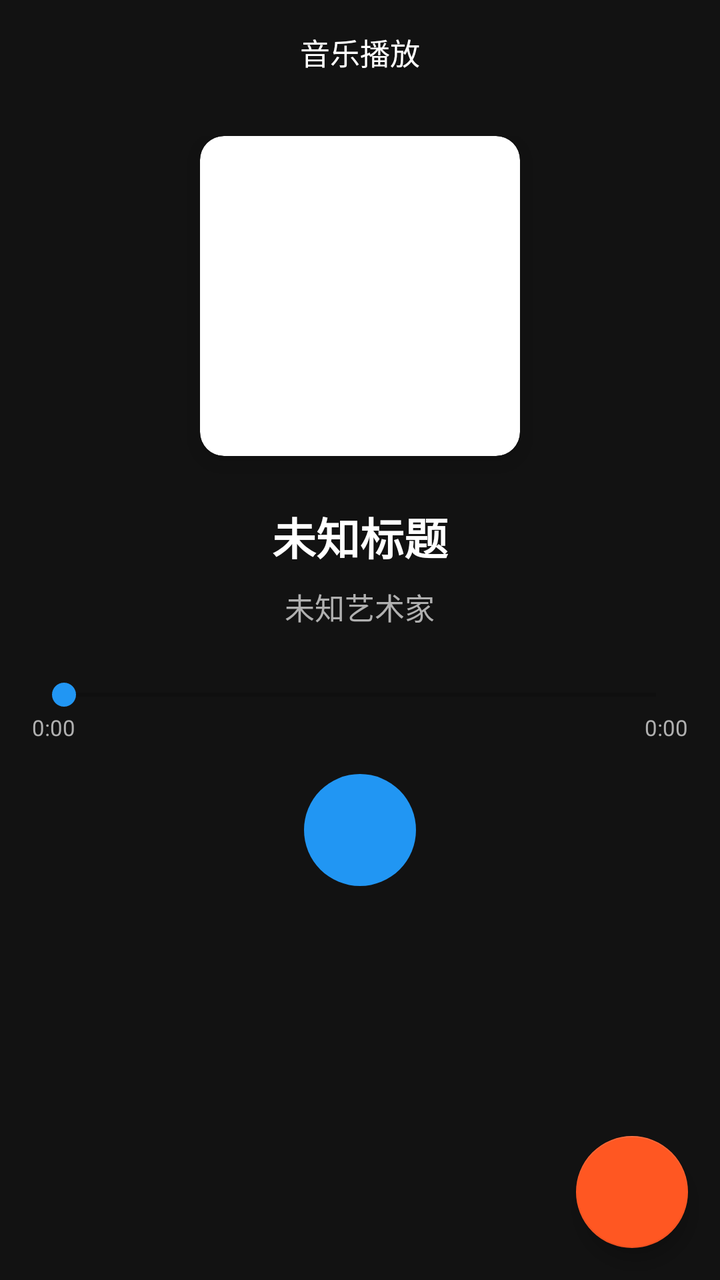
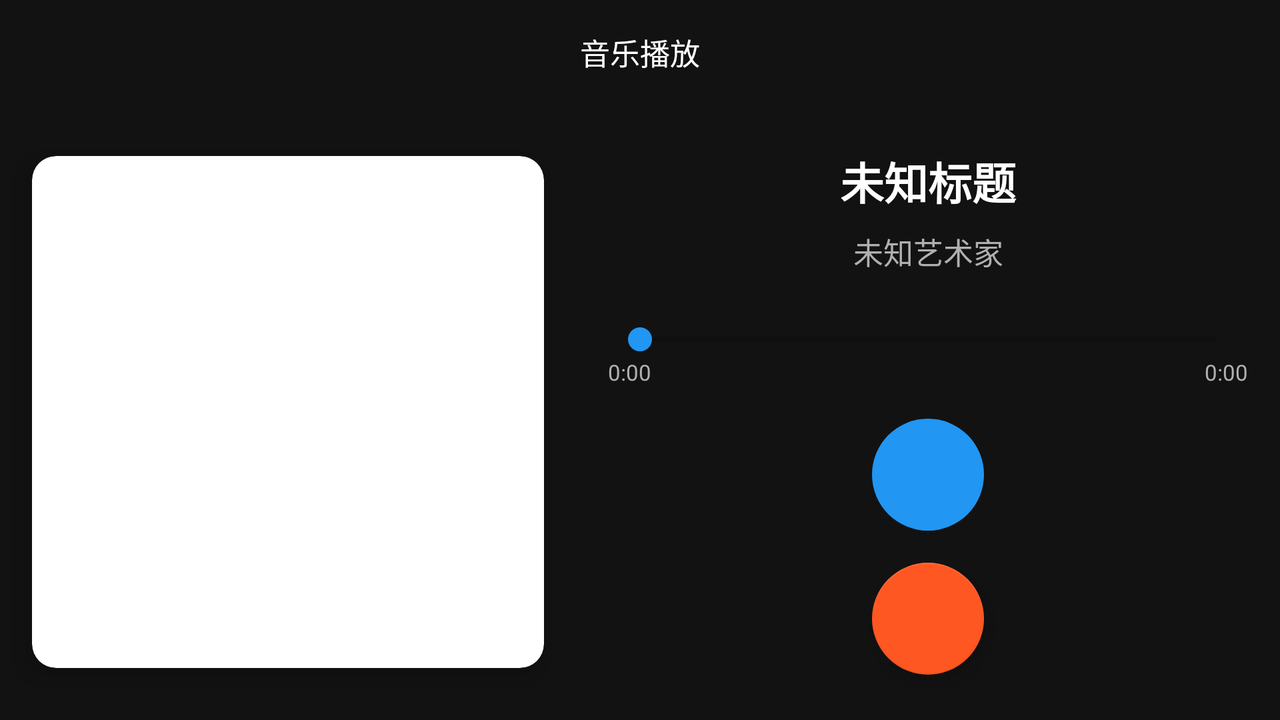

First picture: res/layout/ on a phone held upright. Second picture: the repository's own variant of that layout, on a device whose configuration matches the variant's folder. Source for both follows.
<!-- AndroidManifest.xml: application theme Theme.AutoHubLauncher -->
<!-- res/layout/activity_music.xml -->
<?xml version="1.0" encoding="utf-8"?>
<androidx.constraintlayout.widget.ConstraintLayout 
    xmlns:android="http://schemas.android.com/apk/res/android"
    xmlns:app="http://schemas.android.com/apk/res-auto"
    xmlns:tools="http://schemas.android.com/tools"
    android:id="@+id/rootLayout"
    android:layout_width="match_parent"
    android:layout_height="match_parent"
    android:background="@color/background_dark"
    tools:context=".MusicPlayerActivity">

    
    <LinearLayout
        android:id="@+id/toolbar"
        android:layout_width="0dp"
        android:layout_height="@dimen/toolbar_height"
        android:orientation="horizontal"
        android:gravity="center_vertical"
        android:paddingHorizontal="@dimen/spacing_md"
        app:layout_constraintTop_toTopOf="parent"
        app:layout_constraintStart_toStartOf="parent"
        app:layout_constraintEnd_toEndOf="parent">

        
        <ImageButton
            android:id="@+id/btnBack"
            android:layout_width="@dimen/icon_size_xl"
            android:layout_height="@dimen/icon_size_xl"
            android:src="@drawable/ic_hide"
            android:background="?attr/selectableItemBackgroundBorderless"
            android:contentDescription="@string/back"
            android:padding="@dimen/spacing_sm"/>

        
        <TextView
            android:layout_width="0dp"
            android:layout_height="wrap_content"
            android:layout_weight="1"
            android:text="@string/music_player"
            android:textSize="@dimen/text_size_lg"
            android:textColor="@color/text_on_primary"
            android:gravity="center"/>

        
        <ImageButton
            android:id="@+id/btnMore"
            android:layout_width="@dimen/icon_size_xl"
            android:layout_height="@dimen/icon_size_xl"
            android:src="@drawable/ic_notification"
            android:background="?attr/selectableItemBackgroundBorderless"
            android:contentDescription="@string/settings"
            android:padding="@dimen/spacing_sm"/>
    </LinearLayout>

    
    <LinearLayout
        android:layout_width="0dp"
        android:layout_height="0dp"
        android:orientation="vertical"
        android:gravity="center_horizontal"
        android:padding="@dimen/spacing_lg"
        app:layout_constraintTop_toBottomOf="@id/toolbar"
        app:layout_constraintBottom_toBottomOf="parent"
        app:layout_constraintStart_toStartOf="parent"
        app:layout_constraintEnd_toEndOf="parent">

        
        <com.google.android.material.card.MaterialCardView
            android:layout_width="@dimen/album_art_size"
            android:layout_height="@dimen/album_art_size"
            app:cardCornerRadius="@dimen/corner_radius_lg"
            app:cardElevation="8dp">

            <ImageView
                android:id="@+id/ivAlbumArt"
                android:layout_width="match_parent"
                android:layout_height="match_parent"
                android:scaleType="centerCrop"
                android:src="@drawable/ic_music"
                android:contentDescription="@string/music_player"/>
        </com.google.android.material.card.MaterialCardView>

        
        <TextView
            android:id="@+id/tvTitle"
            android:layout_width="wrap_content"
            android:layout_height="wrap_content"
            android:text="@string/unknown_title"
            android:textSize="@dimen/text_size_xxl"
            android:textColor="@color/text_primary_dark"
            android:textStyle="bold"
            android:maxLines="1"
            android:ellipsize="marquee"
            android:marqueeRepeatLimit="marquee_forever"
            android:singleLine="true"
            android:layout_marginTop="@dimen/spacing_xl"/>

        <TextView
            android:id="@+id/tvArtist"
            android:layout_width="wrap_content"
            android:layout_height="wrap_content"
            android:text="@string/unknown_artist"
            android:textSize="@dimen/text_size_lg"
            android:textColor="@color/text_secondary_dark"
            android:maxLines="1"
            android:ellipsize="end"
            android:layout_marginTop="@dimen/spacing_sm"/>

        
        <LinearLayout
            android:layout_width="match_parent"
            android:layout_height="wrap_content"
            android:orientation="vertical"
            android:layout_marginTop="@dimen/spacing_xl">

            
            <SeekBar
                android:id="@+id/seekBar"
                android:layout_width="match_parent"
                android:layout_height="wrap_content"
                android:progressTint="@color/primary"
                android:thumbTint="@color/primary"/>

            
            <LinearLayout
                android:layout_width="match_parent"
                android:layout_height="wrap_content"
                android:orientation="horizontal">

                <TextView
                    android:id="@+id/tvCurrentTime"
                    android:layout_width="wrap_content"
                    android:layout_height="wrap_content"
                    android:text="0:00"
                    android:textSize="@dimen/text_size_sm"
                    android:textColor="@color/text_secondary_dark"/>

                <View
                    android:layout_width="0dp"
                    android:layout_height="1dp"
                    android:layout_weight="1"/>

                <TextView
                    android:id="@+id/tvTotalTime"
                    android:layout_width="wrap_content"
                    android:layout_height="wrap_content"
                    android:text="0:00"
                    android:textSize="@dimen/text_size_sm"
                    android:textColor="@color/text_secondary_dark"/>
            </LinearLayout>
        </LinearLayout>

        
        <LinearLayout
            android:layout_width="wrap_content"
            android:layout_height="wrap_content"
            android:orientation="horizontal"
            android:gravity="center_vertical"
            android:layout_marginTop="@dimen/spacing_lg">

            
            <ImageButton
                android:id="@+id/btnShuffle"
                android:layout_width="@dimen/player_control_size"
                android:layout_height="@dimen/player_control_size"
                android:src="@drawable/ic_notification"
                android:background="?attr/selectableItemBackgroundBorderless"
                android:contentDescription="@string/shuffle"
                android:padding="@dimen/spacing_sm"/>

            
            <ImageButton
                android:id="@+id/btnPrevious"
                android:layout_width="@dimen/player_control_size"
                android:layout_height="@dimen/player_control_size"
                android:src="@drawable/ic_previous"
                android:background="?attr/selectableItemBackgroundBorderless"
                android:contentDescription="@string/previous"
                android:padding="@dimen/spacing_sm"
                android:layout_marginStart="@dimen/spacing_md"/>

            
            <ImageButton
                android:id="@+id/btnPlayPause"
                android:layout_width="@dimen/player_control_size_large"
                android:layout_height="@dimen/player_control_size_large"
                android:src="@drawable/ic_play"
                android:background="@drawable/bg_floating_ball"
                android:contentDescription="@string/play"
                android:padding="@dimen/spacing_md"
                android:layout_marginHorizontal="@dimen/spacing_lg"/>

            
            <ImageButton
                android:id="@+id/btnNext"
                android:layout_width="@dimen/player_control_size"
                android:layout_height="@dimen/player_control_size"
                android:src="@drawable/ic_next"
                android:background="?attr/selectableItemBackgroundBorderless"
                android:contentDescription="@string/next"
                android:padding="@dimen/spacing_sm"
                android:layout_marginEnd="@dimen/spacing_md"/>

            
            <ImageButton
                android:id="@+id/btnRepeat"
                android:layout_width="@dimen/player_control_size"
                android:layout_height="@dimen/player_control_size"
                android:src="@drawable/ic_notification"
                android:background="?attr/selectableItemBackgroundBorderless"
                android:contentDescription="@string/repeat"
                android:padding="@dimen/spacing_sm"/>
        </LinearLayout>

    </LinearLayout>

    
    <com.google.android.material.floatingactionbutton.FloatingActionButton
        android:id="@+id/fabPlaylist"
        android:layout_width="wrap_content"
        android:layout_height="wrap_content"
        android:src="@drawable/ic_notification"
        android:contentDescription="@string/navigation"
        android:layout_margin="@dimen/spacing_lg"
        app:layout_constraintBottom_toBottomOf="parent"
        app:layout_constraintEnd_toEndOf="parent"/>

</androidx.constraintlayout.widget.ConstraintLayout>
<!-- resources referenced by this layout -->
<resources>
  <color name="background_dark">#121212</color>
  <color name="primary">#2196F3</color>
  <color name="text_on_primary">#FFFFFF</color>
  <color name="text_primary_dark">#FFFFFF</color>
  <color name="text_secondary_dark">#B0B0B0</color>
  <!-- from res/values-sw360dp/ -->
  <dimen name="album_art_size">160dp</dimen>
  <!-- from res/values-sw360dp/ -->
  <dimen name="corner_radius_lg">12dp</dimen>
  <!-- from res/values-sw360dp/ -->
  <dimen name="icon_size_xl">44dp</dimen>
  <!-- from res/values-sw360dp/ -->
  <dimen name="player_control_size">44dp</dimen>
  <!-- from res/values-sw360dp/ -->
  <dimen name="player_control_size_large">56dp</dimen>
  <!-- from res/values-sw360dp/ -->
  <dimen name="spacing_lg">16dp</dimen>
  <!-- from res/values-sw360dp/ -->
  <dimen name="spacing_md">12dp</dimen>
  <!-- from res/values-sw360dp/ -->
  <dimen name="spacing_sm">8dp</dimen>
  <!-- from res/values-sw360dp/ -->
  <dimen name="spacing_xl">24dp</dimen>
  <!-- from res/values-sw360dp/ -->
  <dimen name="text_size_lg">15sp</dimen>
  <!-- from res/values-sw360dp/ -->
  <dimen name="text_size_sm">11sp</dimen>
  <!-- from res/values-sw360dp/ -->
  <dimen name="text_size_xxl">22sp</dimen>
  <!-- from res/values-sw360dp/ -->
  <dimen name="toolbar_height">52dp</dimen>
  <!-- drawable bg_floating_ball (drawable) -->
  <?xml version="1.0" encoding="utf-8"?>
  <shape xmlns:android="http://schemas.android.com/apk/res/android"
      android:shape="oval">
      <solid android:color="@color/primary"/>
      <size
          android:width="@dimen/floating_ball_size"
          android:height="@dimen/floating_ball_size"/>
  </shape>
  <!-- drawable ic_music (drawable) -->
  <?xml version="1.0" encoding="utf-8"?>
  <vector xmlns:android="http://schemas.android.com/apk/res/android"
      android:width="24dp"
      android:height="24dp"
      android:viewportWidth="24"
      android:viewportHeight="24">
      <path
          android:fillColor="#FFFFFF"
          android:pathData="M12,3v10.55c-0.59,-0.34 -1.27,-0.55 -2,-0.55c-2.21,0 -4,1.79 -4,4s1.79,4 4,4s4,-1.79 4,-4V7h4V3h-6z"/>
  </vector>
  <string name="back">返回</string>
  <string name="music_player">音乐播放</string>
  <string name="navigation">导航</string>
  <string name="next">下一首</string>
  <string name="play">播放</string>
  <string name="previous">上一首</string>
  <string name="repeat">循环播放</string>
  <string name="settings">设置</string>
  <string name="shuffle">随机播放</string>
  <string name="unknown_artist">未知艺术家</string>
  <string name="unknown_title">未知标题</string>
  <!-- from res/values-sw360dp/ -->
  <dimen name="floating_ball_size">44dp</dimen>
  <color name="primary_dark">#1976D2</color>
  <color name="accent">#FF5722</color>
  <color name="accent_dark">#E64A19</color>
  <color name="background">#FFFFFF</color>
  <color name="surface">#FFFFFF</color>
  <color name="text_primary">#212121</color>
  <!-- some entries are left out for length -->
</resources>
<!-- res/layout-land/activity_music.xml (the repository's variant of the layout above) -->
<!-- drawn on the phone turned sideways -->
<?xml version="1.0" encoding="utf-8"?>
<androidx.constraintlayout.widget.ConstraintLayout 
    xmlns:android="http://schemas.android.com/apk/res/android"
    xmlns:app="http://schemas.android.com/apk/res-auto"
    xmlns:tools="http://schemas.android.com/tools"
    android:id="@+id/rootLayout"
    android:layout_width="match_parent"
    android:layout_height="match_parent"
    android:background="@color/background_dark"
    tools:context=".MusicPlayerActivity">

    
    <LinearLayout
        android:id="@+id/toolbar"
        android:layout_width="0dp"
        android:layout_height="@dimen/toolbar_height"
        android:orientation="horizontal"
        android:gravity="center_vertical"
        android:paddingHorizontal="@dimen/spacing_lg"
        app:layout_constraintTop_toTopOf="parent"
        app:layout_constraintStart_toStartOf="parent"
        app:layout_constraintEnd_toEndOf="parent">

        
        <ImageButton
            android:id="@+id/btnBack"
            android:layout_width="@dimen/icon_size_xl"
            android:layout_height="@dimen/icon_size_xl"
            android:src="@drawable/ic_hide"
            android:background="?attr/selectableItemBackgroundBorderless"
            android:contentDescription="@string/back"
            android:padding="@dimen/spacing_sm"/>

        
        <TextView
            android:layout_width="0dp"
            android:layout_height="wrap_content"
            android:layout_weight="1"
            android:text="@string/music_player"
            android:textSize="@dimen/text_size_lg"
            android:textColor="@color/text_on_primary"
            android:gravity="center"/>

        
        <ImageButton
            android:id="@+id/btnMore"
            android:layout_width="@dimen/icon_size_xl"
            android:layout_height="@dimen/icon_size_xl"
            android:src="@drawable/ic_notification"
            android:background="?attr/selectableItemBackgroundBorderless"
            android:contentDescription="@string/settings"
            android:padding="@dimen/spacing_sm"/>
    </LinearLayout>

    
    <com.google.android.material.card.MaterialCardView
        android:id="@+id/albumCard"
        android:layout_width="0dp"
        android:layout_height="0dp"
        app:cardCornerRadius="@dimen/corner_radius_lg"
        app:cardElevation="8dp"
        android:layout_margin="@dimen/spacing_lg"
        app:layout_constraintTop_toBottomOf="@id/toolbar"
        app:layout_constraintBottom_toBottomOf="parent"
        app:layout_constraintStart_toStartOf="parent"
        app:layout_constraintEnd_toStartOf="@id/guideline"
        app:layout_constraintDimensionRatio="1:1"
        app:layout_constraintVertical_bias="0.5">

        <ImageView
            android:id="@+id/ivAlbumArt"
            android:layout_width="match_parent"
            android:layout_height="match_parent"
            android:scaleType="centerCrop"
            android:src="@drawable/ic_music"
            android:contentDescription="@string/music_player"/>
    </com.google.android.material.card.MaterialCardView>

    
    <androidx.constraintlayout.widget.Guideline
        android:id="@+id/guideline"
        android:layout_width="wrap_content"
        android:layout_height="wrap_content"
        android:orientation="vertical"
        app:layout_constraintGuide_percent="0.45"/>

    
    <LinearLayout
        android:layout_width="0dp"
        android:layout_height="0dp"
        android:orientation="vertical"
        android:gravity="center"
        android:padding="@dimen/spacing_lg"
        app:layout_constraintTop_toBottomOf="@id/toolbar"
        app:layout_constraintBottom_toBottomOf="parent"
        app:layout_constraintStart_toEndOf="@id/guideline"
        app:layout_constraintEnd_toEndOf="parent">

        
        <TextView
            android:id="@+id/tvTitle"
            android:layout_width="match_parent"
            android:layout_height="wrap_content"
            android:text="@string/unknown_title"
            android:textSize="@dimen/text_size_xxl"
            android:textColor="@color/text_primary_dark"
            android:textStyle="bold"
            android:maxLines="2"
            android:ellipsize="marquee"
            android:marqueeRepeatLimit="marquee_forever"
            android:gravity="center"/>

        <TextView
            android:id="@+id/tvArtist"
            android:layout_width="match_parent"
            android:layout_height="wrap_content"
            android:text="@string/unknown_artist"
            android:textSize="@dimen/text_size_lg"
            android:textColor="@color/text_secondary_dark"
            android:maxLines="1"
            android:ellipsize="end"
            android:gravity="center"
            android:layout_marginTop="@dimen/spacing_sm"/>

        
        <LinearLayout
            android:layout_width="match_parent"
            android:layout_height="wrap_content"
            android:orientation="vertical"
            android:layout_marginTop="@dimen/spacing_xl">

            
            <SeekBar
                android:id="@+id/seekBar"
                android:layout_width="match_parent"
                android:layout_height="wrap_content"
                android:progressTint="@color/primary"
                android:thumbTint="@color/primary"/>

            
            <LinearLayout
                android:layout_width="match_parent"
                android:layout_height="wrap_content"
                android:orientation="horizontal">

                <TextView
                    android:id="@+id/tvCurrentTime"
                    android:layout_width="wrap_content"
                    android:layout_height="wrap_content"
                    android:text="0:00"
                    android:textSize="@dimen/text_size_sm"
                    android:textColor="@color/text_secondary_dark"/>

                <View
                    android:layout_width="0dp"
                    android:layout_height="1dp"
                    android:layout_weight="1"/>

                <TextView
                    android:id="@+id/tvTotalTime"
                    android:layout_width="wrap_content"
                    android:layout_height="wrap_content"
                    android:text="0:00"
                    android:textSize="@dimen/text_size_sm"
                    android:textColor="@color/text_secondary_dark"/>
            </LinearLayout>
        </LinearLayout>

        
        <LinearLayout
            android:layout_width="wrap_content"
            android:layout_height="wrap_content"
            android:orientation="horizontal"
            android:gravity="center_vertical"
            android:layout_marginTop="@dimen/spacing_lg">

            
            <ImageButton
                android:id="@+id/btnShuffle"
                android:layout_width="@dimen/player_control_size"
                android:layout_height="@dimen/player_control_size"
                android:src="@drawable/ic_notification"
                android:background="?attr/selectableItemBackgroundBorderless"
                android:contentDescription="@string/shuffle"
                android:padding="@dimen/spacing_sm"/>

            
            <ImageButton
                android:id="@+id/btnPrevious"
                android:layout_width="@dimen/player_control_size"
                android:layout_height="@dimen/player_control_size"
                android:src="@drawable/ic_previous"
                android:background="?attr/selectableItemBackgroundBorderless"
                android:contentDescription="@string/previous"
                android:padding="@dimen/spacing_sm"
                android:layout_marginStart="@dimen/spacing_md"/>

            
            <ImageButton
                android:id="@+id/btnPlayPause"
                android:layout_width="@dimen/player_control_size_large"
                android:layout_height="@dimen/player_control_size_large"
                android:src="@drawable/ic_play"
                android:background="@drawable/bg_floating_ball"
                android:contentDescription="@string/play"
                android:padding="@dimen/spacing_md"
                android:layout_marginHorizontal="@dimen/spacing_lg"/>

            
            <ImageButton
                android:id="@+id/btnNext"
                android:layout_width="@dimen/player_control_size"
                android:layout_height="@dimen/player_control_size"
                android:src="@drawable/ic_next"
                android:background="?attr/selectableItemBackgroundBorderless"
                android:contentDescription="@string/next"
                android:padding="@dimen/spacing_sm"
                android:layout_marginEnd="@dimen/spacing_md"/>

            
            <ImageButton
                android:id="@+id/btnRepeat"
                android:layout_width="@dimen/player_control_size"
                android:layout_height="@dimen/player_control_size"
                android:src="@drawable/ic_notification"
                android:background="?attr/selectableItemBackgroundBorderless"
                android:contentDescription="@string/repeat"
                android:padding="@dimen/spacing_sm"/>
        </LinearLayout>

        
        <com.google.android.material.floatingactionbutton.FloatingActionButton
            android:id="@+id/fabPlaylist"
            android:layout_width="wrap_content"
            android:layout_height="wrap_content"
            android:src="@drawable/ic_notification"
            android:contentDescription="@string/navigation"
            android:layout_marginTop="@dimen/spacing_lg"/>

    </LinearLayout>

</androidx.constraintlayout.widget.ConstraintLayout>
<!-- resources referenced by the variant -->
<!-- as the phone turned sideways resolves them -->
<resources>
  <color name="background_dark">#121212</color>
  <color name="primary">#2196F3</color>
  <color name="text_on_primary">#FFFFFF</color>
  <color name="text_primary_dark">#FFFFFF</color>
  <color name="text_secondary_dark">#B0B0B0</color>
  <!-- from res/values-sw360dp/ -->
  <dimen name="corner_radius_lg">12dp</dimen>
  <!-- from res/values-sw360dp/ -->
  <dimen name="icon_size_xl">44dp</dimen>
  <!-- from res/values-sw360dp/ -->
  <dimen name="player_control_size">44dp</dimen>
  <!-- from res/values-sw360dp/ -->
  <dimen name="player_control_size_large">56dp</dimen>
  <!-- from res/values-sw360dp/ -->
  <dimen name="spacing_lg">16dp</dimen>
  <!-- from res/values-sw360dp/ -->
  <dimen name="spacing_md">12dp</dimen>
  <!-- from res/values-sw360dp/ -->
  <dimen name="spacing_sm">8dp</dimen>
  <!-- from res/values-sw360dp/ -->
  <dimen name="spacing_xl">24dp</dimen>
  <!-- from res/values-sw360dp/ -->
  <dimen name="text_size_lg">15sp</dimen>
  <!-- from res/values-sw360dp/ -->
  <dimen name="text_size_sm">11sp</dimen>
  <!-- from res/values-sw360dp/ -->
  <dimen name="text_size_xxl">22sp</dimen>
  <!-- from res/values-sw360dp/ -->
  <dimen name="toolbar_height">52dp</dimen>
  <!-- drawable bg_floating_ball (drawable) -->
  <?xml version="1.0" encoding="utf-8"?>
  <shape xmlns:android="http://schemas.android.com/apk/res/android"
      android:shape="oval">
      <solid android:color="@color/primary"/>
      <size
          android:width="@dimen/floating_ball_size"
          android:height="@dimen/floating_ball_size"/>
  </shape>
  <!-- drawable ic_music (drawable) -->
  <?xml version="1.0" encoding="utf-8"?>
  <vector xmlns:android="http://schemas.android.com/apk/res/android"
      android:width="24dp"
      android:height="24dp"
      android:viewportWidth="24"
      android:viewportHeight="24">
      <path
          android:fillColor="#FFFFFF"
          android:pathData="M12,3v10.55c-0.59,-0.34 -1.27,-0.55 -2,-0.55c-2.21,0 -4,1.79 -4,4s1.79,4 4,4s4,-1.79 4,-4V7h4V3h-6z"/>
  </vector>
  <string name="back">返回</string>
  <string name="music_player">音乐播放</string>
  <string name="navigation">导航</string>
  <string name="next">下一首</string>
  <string name="play">播放</string>
  <string name="previous">上一首</string>
  <string name="repeat">循环播放</string>
  <string name="settings">设置</string>
  <string name="shuffle">随机播放</string>
  <string name="unknown_artist">未知艺术家</string>
  <string name="unknown_title">未知标题</string>
  <style name="Theme.AutoHubLauncher" parent="Theme.MaterialComponents.DayNight.NoActionBar">
          
          <item name="colorPrimary">@color/primary</item>
          <item name="colorPrimaryDark">@color/primary_dark</item>
          <item name="colorPrimaryVariant">@color/primary_dark</item>
          <item name="colorOnPrimary">@color/text_on_primary</item>
          
          
          <item name="colorSecondary">@color/accent</item>
          <item name="colorSecondaryVariant">@color/accent_dark</item>
          <item name="colorOnSecondary">@color/text_on_primary</item>
          
          
          <item name="android:colorBackground">@color/background</item>
          <item name="colorSurface">@color/surface</item>
          <item name="colorOnSurface">@color/text_primary</item>
          
          
          <item name="android:statusBarColor">@color/primary_dark</item>
          <item name="android:navigationBarColor">@color/primary_dark</item>
          
          
          <item name="android:windowFullscreen">false</item>
          <item name="android:windowContentOverlay">@null</item>
          
          
          <item name="windowNoTitle">true</item>
          <item name="windowActionBar">false</item>
      </style>
  <!-- from res/values-sw360dp/ -->
  <dimen name="floating_ball_size">44dp</dimen>
  <color name="primary_dark">#1976D2</color>
  <color name="accent">#FF5722</color>
  <color name="accent_dark">#E64A19</color>
  <color name="background">#FFFFFF</color>
  <color name="surface">#FFFFFF</color>
  <color name="text_primary">#212121</color>
</resources>
